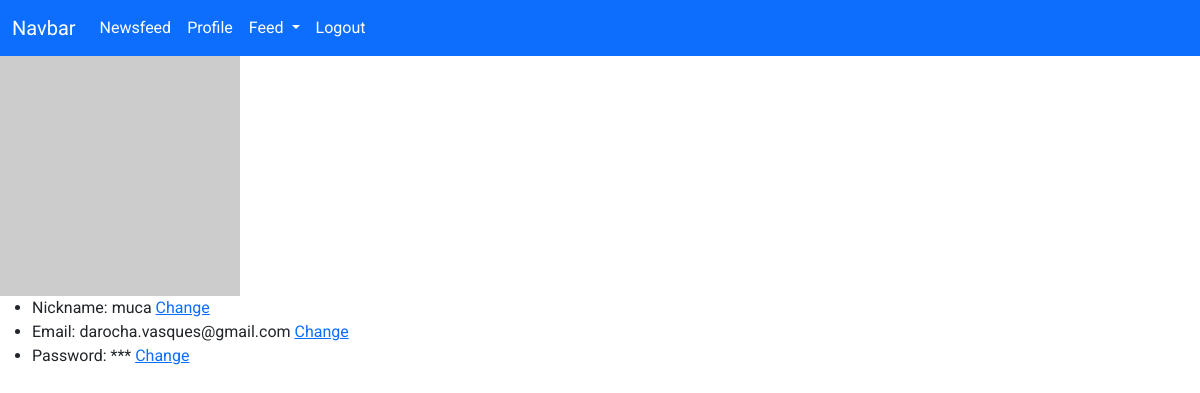
The page /profile (signed in) on the database as committed earlier.
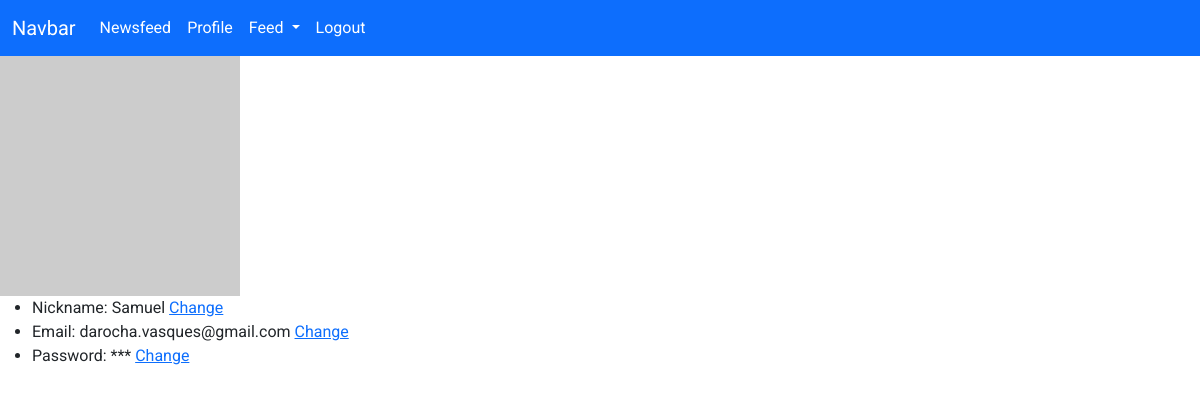
The same page on the database as committed later.
### app/models/User.py (models this page shows, shortened)
class User(db.Model):
    __tablename__ = 'users'
    id = db.Column(db.Integer, primary_key=True)
    username = db.Column(db.String, unique=True, nullable=False)
    name = db.Column(db.String, nullable=False)
    email = db.Column(db.String, unique=True, nullable=False)
    hash = db.Column(db.String, nullable=False)
    @property
    def is_authenticated(self):
        return True
    @login_manager.user_loader
    def load_user(username):
        return User.query.get(username)

### app/controllers/user.py (the view)
@app.get('/profile')
@login_required
def profile_get():
    return render_template('profile.html')

### app/templates/profile.html (shortened to what this page needs)
{% extends "layout.html" %}
{% block main %}
<img src="https://avatars.dicebear.com/api/bottts/:{{current_user.id}}.svg" alt="" width="20%">
<ul>
    <li>Nickname: {{ current_user.name }} <a href="/profile/edit/nickname">Change</a></li>
    <li>Email: {{ current_user.email }} <a href="/profile/edit/email">Change</a></li>
    <li>Password: *** <a href="/profile/edit/password">Change</a></li>
</ul>
{% endblock %}

### app/templates/layout.html (shortened to what this page needs)
<!DOCTYPE html>
<html lang="pt-br">
<head>
    <link href="https://cdn.jsdelivr.net/npm/bootstrap@5.2.3/dist/css/bootstrap.min.css" rel="stylesheet"
>
    <link rel="stylesheet" href="{{ url_for('static', filename='css/main.css')}}">
</head>
<body>
    <nav class="navbar navbar-expand-lg bg-primary">
        <div class="container-fluid">
            <a class="navbar-brand" href="#">Navbar</a>
            <div class="collapse navbar-collapse" id="navbarSupportedContent">
                <ul class="navbar-nav me-auto mb-2 mb-lg-0">
                    <li class="nav-item">
                        <a class="nav-link active" aria-current="page" href="/newsfeed">Newsfeed</a>
                    </li>
                    <li class="nav-item">
                        <a class="nav-link" href="/profile">Profile</a>
                    </li>
                    <li class="nav-item dropdown">
                        <a class="nav-link dropdown-toggle" href="#" role="button" data-bs-toggle="dropdown"
                            aria-expanded="false">
                            Feed
                        </a>
                    </li>
                    <li class="nav-item">
                        <a class="nav-link" href="/logout">Logout</a>
                    </li>
                </ul>
            </div>
        </div>
    </nav>
    {% block main %}{% endblock %}
</body>
</html>

### app/static/css/main.css (style rules this page uses)
body { font-family: 'Roboto', sans-serif; }
.nav-link, .navbar-brand { color: white!important; }

Rows that differ between the two databases and show on the page:
changed User "darocha.vasques@gmail.com": name "muca" → "Samuel"
